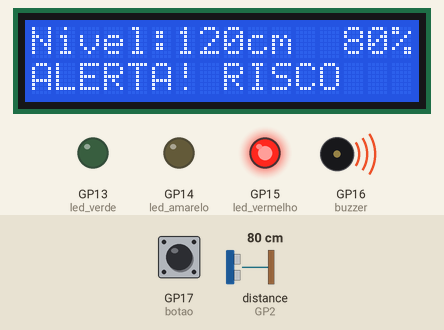
Bench run of a program on a simulated Raspberry Pi Pico running MicroPython. Parts: 16×2 character LCD, output pins drawn as LEDs (lit = HIGH), buzzer (waves = sounding). Wiring (from the project's diagram.json): green LED on GP13, yellow LED on GP14, red LED on GP15, buzzer on GP16, blue button on GP17. Dashed ring = blinking. Inputs (shaded band) come from the test bench; at power-on: distance to the obstacle (sensor on GP2) 80 cm, GP17 (botao) HIGH. The echo pulse lasts 58.3 µs per cm; library files of the repository ran but are not shown: pico_i2c_lcd.py; pins used as bus, display or sensor lines are not drawn; what the program prints to the serial console is not drawn.

Above: at 2.7 s.
2.8 s: distance to the obstacle (sensor on GP2) set to 91 cm
At 3.5 s:
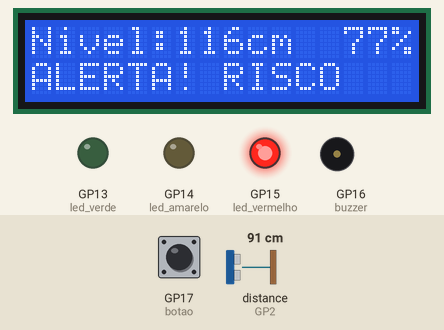
5.2 s: distance to the obstacle (sensor on GP2) set to 98 cm
At 7.5 s:
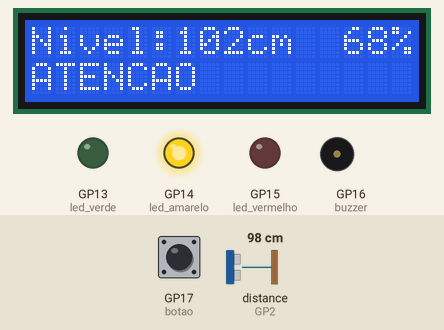
7.8 s: distance to the obstacle (sensor on GP2) set to 127 cm
At 9.7 s:
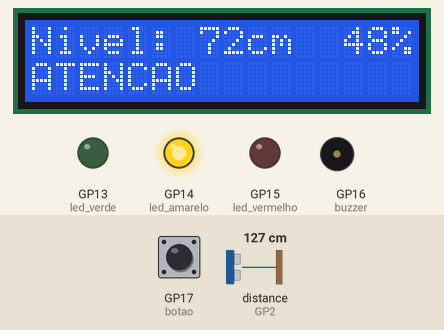
9.9 s: distance to the obstacle (sensor on GP2) set to 134 cm
At 12.3 s:
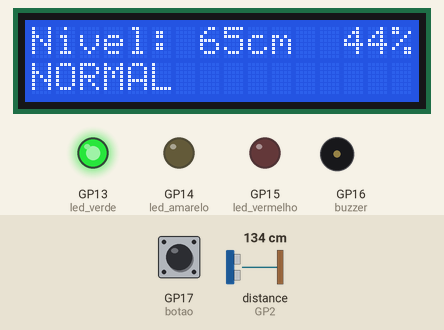
12.6 s: distance to the obstacle (sensor on GP2) set to 215 cm
At 14.2 s:
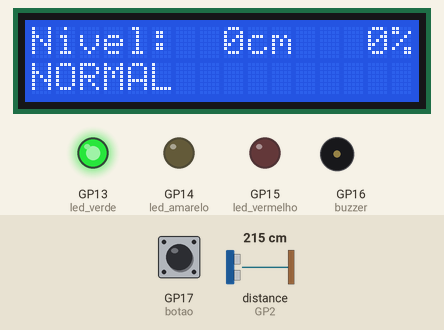
14.9 s: distance to the obstacle (sensor on GP2) set to 223 cm
At 16.8 s:
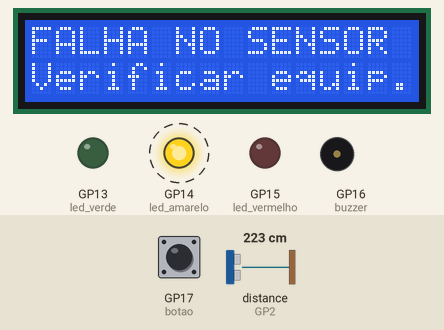
Timing chart, 0 to 18.9 s (numbered marks = the images above; inputs shaded):
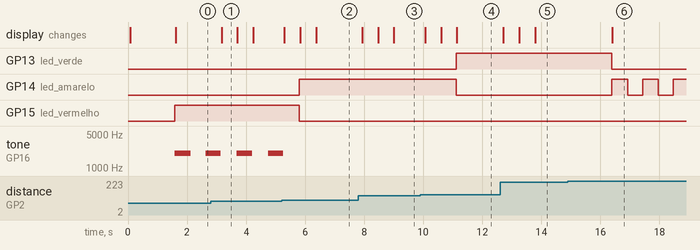

Measured:
- the behaviour switches between 94 and 95 cm on distance to the obstacle (sensor on GP2) (found by bisection; images 1 and 2)
- the behaviour switches between 131 and 132 cm on distance to the obstacle (sensor on GP2) (found by bisection; images 3 and 4)
- the behaviour switches between 218 and 219 cm on distance to the obstacle (sensor on GP2) (found by bisection; images 5 and 6)
- after the input at 2.8 s, the display: changes after 0.37 s (image 1)
- after the input at 5.2 s, GP14 (led_amarelo): LOW → HIGH after 0.60 s; GP15 (led_vermelho): HIGH → LOW after 0.60 s; tone on GP16 (buzzer): goes on until 5.3 s, then stays silent; the display: first changes after 0.09 s (image 2 shows a later state)
- after the input at 7.8 s, the display: first changes after 0.13 s (image 3 shows a later state)
- after the input at 9.9 s, GP13 (led_verde): LOW → HIGH after 1.2 s; GP14 (led_amarelo): HIGH → LOW after 1.2 s; the display: first changes after 0.16 s (image 4 shows a later state)
- after the input at 12.6 s, the display: first changes after 0.11 s (image 5 shows a later state)
- after the input at 14.9 s, GP13 (led_verde): HIGH → LOW after 1.5 s; GP14 (led_amarelo): alternates HIGH for 0.53 s and LOW for 0.52 s, starting after 1.5 s; the display: changes after 1.5 s (image 6)

The program:

main.py
```python
# =============================================================================
# SENTINELA DE ALAGAMENTO
# Global Solution 2026.2 - CitizenTech
# Disciplina: Computer Organization and Architecture - FIAP
#
# Aluno: Gustavo Zibini Belizario - RM 561376
# Curso: Ciencia da Computacao - 1o ano
#
# O que faz: mede o nivel da agua de um corrego, galeria ou boca de lobo com
# um sensor ultrassonico e avisa a comunidade antes do alagamento.
#   NORMAL  -> LED verde
#   ATENCAO -> LED amarelo
#   ALERTA  -> LED vermelho + buzzer intermitente (botao silencia o som)
#   FALHA   -> LED amarelo piscando + "FALHA NO SENSOR" no display
#
# Placa: Raspberry Pi Pico (MicroPython) - simulacao no Wokwi
# =============================================================================

from machine import Pin, PWM, I2C, time_pulse_us
import time

from pico_i2c_lcd import I2cLcd   # biblioteca do display (arquivo do projeto)

# -----------------------------------------------------------------------------
# 1) PINOS (a mesma tabela esta no README.md e no diagram.json)
# -----------------------------------------------------------------------------
PINO_LCD_SDA = 0        # GP0  -> SDA do display LCD (I2C0)
PINO_LCD_SCL = 1        # GP1  -> SCL do display LCD (I2C0)
PINO_ECHO = 2           # GP2  <- ECHO do sensor HC-SR04
PINO_TRIG = 3           # GP3  -> TRIG do sensor HC-SR04
PINO_LED_VERDE = 13     # GP13 -> LED verde (com resistor de 220 ohms)
PINO_LED_AMARELO = 14   # GP14 -> LED amarelo (com resistor de 220 ohms)
PINO_LED_VERMELHO = 15  # GP15 -> LED vermelho (com resistor de 220 ohms)
PINO_BUZZER = 16        # GP16 -> buzzer
PINO_BOTAO = 17         # GP17 <- botao "silenciar" (liga o pino ao GND)

ENDERECO_LCD = 0x27     # endereco I2C padrao do LCD no Wokwi

# -----------------------------------------------------------------------------
# 2) CONFIGURACAO DO LOCAL (ajustar na instalacao real)
# -----------------------------------------------------------------------------
ALTURA_SENSOR_CM = 200  # distancia do sensor ate o fundo do canal (canal vazio)
ALTURA_CANAL_CM = 150   # nivel em que a agua transborda (100 %)
TOLERANCIA_CM = 20      # folga aceita alem do fundo antes de considerar erro
DISTANCIA_MINIMA_CM = 2 # o HC-SR04 nao mede abaixo de 2 cm

# -----------------------------------------------------------------------------
# 3) LIMIARES (em % da altura do canal)
# -----------------------------------------------------------------------------
LIMIAR_ATENCAO = 50     # a partir de 50 % -> ATENCAO
LIMIAR_ALERTA = 75      # a partir de 75 % -> ALERTA
HISTERESE = 5           # para descer de estado precisa cair 5 pontos abaixo
                        # do limiar (ATENCAO sai em 45 %, ALERTA sai em 70 %)

# -----------------------------------------------------------------------------
# 4) LEITURAS
# -----------------------------------------------------------------------------
INTERVALO_MS = 500      # tempo entre leituras (no campo seria bem maior)
TAMANHO_MEDIA = 3       # quantas leituras entram na media movel
MAX_FALHAS = 3          # leituras invalidas seguidas para declarar FALHA
TIMEOUT_ECHO_US = 30000 # tempo maximo de espera pelo eco (microssegundos)
US_POR_CM = 58          # o pulso do ECHO dura 58 microssegundos por cm

SUBIDA_RAPIDA_CM = 10   # subida da media (cm por leitura) considerada rapida
LEITURAS_ANTECIPACAO = 6  # por quantas leituras a ATENCAO antecipada dura

FREQUENCIA_BUZZER = 2000  # tom do buzzer, em Hz

# Nomes dos estados
NORMAL = "NORMAL"
ATENCAO = "ATENCAO"
ALERTA = "ALERTA"
FALHA = "FALHA"

# -----------------------------------------------------------------------------
# 5) COMPONENTES
# -----------------------------------------------------------------------------
trig = Pin(PINO_TRIG, Pin.OUT)
echo = Pin(PINO_ECHO, Pin.IN)
led_verde = Pin(PINO_LED_VERDE, Pin.OUT)
led_amarelo = Pin(PINO_LED_AMARELO, Pin.OUT)
led_vermelho = Pin(PINO_LED_VERMELHO, Pin.OUT)
botao = Pin(PINO_BOTAO, Pin.IN, Pin.PULL_UP)   # solto = 1, apertado = 0

buzzer = PWM(Pin(PINO_BUZZER))
buzzer.freq(FREQUENCIA_BUZZER)
buzzer.duty_u16(0)                              # comeca em silencio

i2c = I2C(0, sda=Pin(PINO_LCD_SDA), scl=Pin(PINO_LCD_SCL), freq=400000)
lcd = I2cLcd(i2c, ENDERECO_LCD, 2, 16)          # 2 linhas, 16 colunas

# -----------------------------------------------------------------------------
# 6) VARIAVEIS DE ESTADO (memoria do programa entre uma leitura e outra)
# -----------------------------------------------------------------------------
leituras = []            # ultimos niveis validos (para a media movel)
estado = NORMAL          # estado mostrado para a comunidade
estado_nivel = NORMAL    # estado calculado so pelos limiares (com histerese)
nivel_cm = 0             # nivel medio atual, em cm
percentual = 0           # nivel medio atual, em % do canal
nivel_anterior = None    # nivel medio da leitura anterior (para a taxa)
antecipacao = 0          # leituras restantes de ATENCAO por subida rapida
subida_rapida = False    # True quando a ATENCAO veio da subida rapida
falhas_seguidas = 0      # contador de leituras invalidas seguidas
silenciado = False       # True depois que o botao foi apertado no ALERTA
pisca = False            # alterna a cada ciclo (buzzer e LED intermitentes)
numero_leitura = 0       # contador para o registro serial
texto_lcd = ("", "")     # o que esta escrito no display agora


# -----------------------------------------------------------------------------
# 7) FUNCOES
# -----------------------------------------------------------------------------
def ler_distancia():
    """Dispara o HC-SR04 e devolve a distancia em cm (ou None se falhar)."""
    trig.value(0)
    time.sleep_us(2)
    trig.value(1)              # pulso de 10 microssegundos inicia a medicao
    time.sleep_us(10)
    trig.value(0)

    duracao = time_pulse_us(echo, 1, TIMEOUT_ECHO_US)
    if duracao < 0:            # valor negativo = o eco nao voltou a tempo
        return None
    return duracao / US_POR_CM


def leitura_valida(distancia):
    """Confere se a distancia faz sentido para este local."""
    if distancia is None:
        return False
    if distancia < DISTANCIA_MINIMA_CM:
        return False
    if distancia > ALTURA_SENSOR_CM + TOLERANCIA_CM:
        return False           # mais longe que o fundo do canal: sensor errado
    return True


def calcular_nivel(distancia):
    """Converte distancia (sensor -> agua) em nivel da agua, em cm."""
    nivel = ALTURA_SENSOR_CM - distancia
    if nivel < 0:
        nivel = 0
    return nivel


def calcular_percentual(nivel):
    """Converte o nivel em % da altura do canal (limitado a 100 %)."""
    valor = nivel * 100 / ALTURA_CANAL_CM
    if valor > 100:
        valor = 100
    return valor


def calcular_media(valores):
    """Media simples da lista de leituras."""
    return sum(valores) / len(valores)


def definir_estado(estado_atual, pct):
    """Escolhe NORMAL, ATENCAO ou ALERTA usando os limiares e a histerese."""
    # Para subir de estado usa o limiar cheio.
    if pct >= LIMIAR_ALERTA:
        return ALERTA
    # Ja estava em ALERTA: so sai quando cair abaixo de (limiar - histerese).
    if estado_atual == ALERTA and pct >= LIMIAR_ALERTA - HISTERESE:
        return ALERTA

    if pct >= LIMIAR_ATENCAO:
        return ATENCAO
    # Ja estava em ATENCAO ou ALERTA: mesma regra para voltar ao NORMAL.
    if estado_atual != NORMAL and pct >= LIMIAR_ATENCAO - HISTERESE:
        return ATENCAO

    return NORMAL


def processar_leitura(distancia):
    """Atualiza nivel, percentual e estado a partir de uma leitura."""
    global estado, estado_nivel, nivel_cm, percentual, nivel_anterior
    global antecipacao, subida_rapida, falhas_seguidas, silenciado, leituras

    # --- Leitura invalida: conta a falha e, se repetir, entra em FALHA ---
    if not leitura_valida(distancia):
        falhas_seguidas = falhas_seguidas + 1
        if falhas_seguidas >= MAX_FALHAS:
            estado = FALHA
            estado_nivel = NORMAL
            leituras = []          # descarta leituras antigas
            nivel_anterior = None
            antecipacao = 0
            subida_rapida = False
            silenciado = False
        return

    # --- Leitura valida ---
    falhas_seguidas = 0
    leituras.append(calcular_nivel(distancia))
    if len(leituras) > TAMANHO_MEDIA:
        leituras.pop(0)            # mantem so as ultimas leituras

    nivel_cm = calcular_media(leituras)
    percentual = calcular_percentual(nivel_cm)

    # Subida rapida: compara a media de agora com a da leitura anterior.
    if nivel_anterior is not None:
        if nivel_cm - nivel_anterior >= SUBIDA_RAPIDA_CM:
            antecipacao = LEITURAS_ANTECIPACAO
        elif antecipacao > 0:
            antecipacao = antecipacao - 1
    nivel_anterior = nivel_cm

    # Estado pelos limiares (com histerese).
    estado_nivel = definir_estado(estado_nivel, percentual)
    estado = estado_nivel

    # Antecipa a ATENCAO se o nivel ainda esta baixo mas subindo rapido.
    subida_rapida = False
    if estado_nivel == NORMAL and antecipacao > 0:
        estado = ATENCAO
        subida_rapida = True

    # Saiu do ALERTA: o som volta a valer no proximo alerta.
    if estado != ALERTA:
        silenciado = False


def verificar_botao():
    """Se o botao for apertado durante o ALERTA, silencia o buzzer."""
    global silenciado
    if botao.value() == 0 and estado == ALERTA and not silenciado:
        silenciado = True
        buzzer.duty_u16(0)         # corta o som na hora
        print(">> Botao: buzzer silenciado (alerta visual continua)")


def atualizar_saidas():
    """Liga e desliga LEDs e buzzer conforme o estado."""
    global pisca
    pisca = not pisca              # inverte a cada ciclo: gera o intermitente

    led_verde.value(1 if estado == NORMAL else 0)
    led_vermelho.value(1 if estado == ALERTA else 0)

    if estado == ATENCAO:
        led_amarelo.value(1)
    elif estado == FALHA:
        led_amarelo.value(1 if pisca else 0)   # amarelo piscando = defeito
    else:
        led_amarelo.value(0)

    if estado == ALERTA and not silenciado and pisca:
        buzzer.duty_u16(32768)     # 50 % do ciclo PWM = som ligado
    else:
        buzzer.duty_u16(0)         # som desligado


def montar_texto_lcd():
    """Monta as duas linhas de 16 caracteres do display."""
    if estado == FALHA:
        return ("FALHA NO SENSOR ", "Verificar equip.")

    linha1 = "Nivel:{:3d}cm {:3d}%".format(round(nivel_cm), round(percentual))

    if estado == ALERTA and silenciado:
        linha2 = "ALERTA (SEM SOM)"
    elif estado == ALERTA:
        linha2 = "ALERTA! RISCO"
    elif estado == ATENCAO and subida_rapida:
        linha2 = "ATENCAO: SUBINDO"
    elif estado == ATENCAO:
        linha2 = "ATENCAO"
    else:
        linha2 = "NORMAL"

    return (linha1, "{:<16}".format(linha2))   # completa com espacos


def atualizar_lcd():
    """Escreve no display somente quando o texto mudou (evita piscar)."""
    global texto_lcd
    novo = montar_texto_lcd()
    if novo != texto_lcd:
        lcd.move_to(0, 0)
        lcd.putstr(novo[0])
        lcd.move_to(0, 1)
        lcd.putstr(novo[1])
        texto_lcd = novo


def registrar_serial(distancia):
    """Imprime o registro da leitura (o que seria enviado a uma central)."""
    if estado == FALHA:
        print("[{:04d}] FALHA NO SENSOR - sem leitura valida".format(numero_leitura))
        return
    if not leitura_valida(distancia):
        print("[{:04d}] leitura invalida ({}/{}) - mantendo estado {}".format(
            numero_leitura, falhas_seguidas, MAX_FALHAS, estado))
        return

    if estado != ALERTA:
        som = "desligado"
    elif silenciado:
        som = "silenciado"
    else:
        som = "ligado"

    print("[{:04d}] dist={:.1f}cm nivel={:.0f}cm ({:.0f}%) estado={}{} som={}".format(
        numero_leitura, distancia, nivel_cm, percentual, estado,
        " (subida rapida)" if subida_rapida else "", som))


def esperar_lendo_botao(tempo_ms):
    """Espera o intervalo em passos de 50 ms, sem deixar de olhar o botao."""
    passos = tempo_ms // 50
    for _ in range(passos):
        verificar_botao()
        time.sleep_ms(50)


def ciclo():
    """Um ciclo completo: ler -> processar -> agir -> mostrar -> registrar."""
    global numero_leitura
    numero_leitura = numero_leitura + 1

    distancia = ler_distancia()
    processar_leitura(distancia)
    verificar_botao()
    atualizar_saidas()
    atualizar_lcd()
    registrar_serial(distancia)


def principal():
    """Tela de abertura e laco principal."""
    lcd.clear()
    lcd.putstr("Sentinela de")
    lcd.move_to(0, 1)
    lcd.putstr("Alagamento")
    print("Sentinela de Alagamento - Gustavo Zibini Belizario - RM 561376")
    print("Limiares: ATENCAO >= {}%  ALERTA >= {}%  histerese {} pontos".format(
        LIMIAR_ATENCAO, LIMIAR_ALERTA, HISTERESE))
    time.sleep_ms(1500)

    while True:
        ciclo()
        esperar_lendo_botao(INTERVALO_MS)


# -----------------------------------------------------------------------------
# 8) INICIO DO PROGRAMA
# -----------------------------------------------------------------------------
# No Pico, o main.py roda com __name__ == "__main__". O "if" existe para que o
# arquivo de teste (teste_logica.py) consiga importar as funcoes sem entrar no
# laco infinito.
if __name__ == "__main__":
    principal()
```
